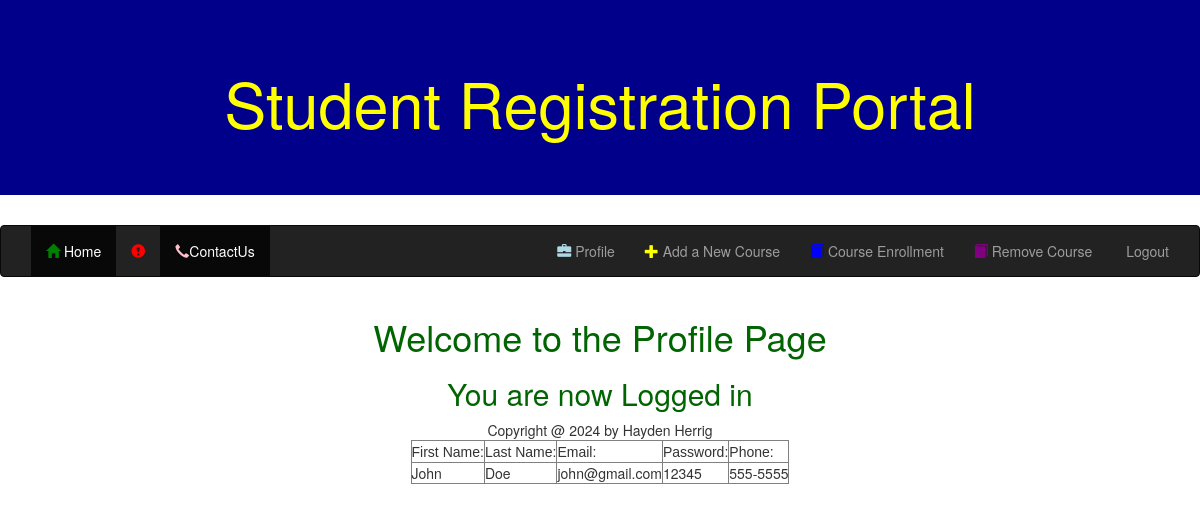
The app's page /profile.php (signed in) with its own data.
### tables this page shows
CREATE TABLE `tbluser` (
  `ID` int(6) NOT NULL,
  `email` varchar(50) NOT NULL,
  `password` text NOT NULL,
  `firstName` text NOT NULL,
  `lastName` text NOT NULL,
  `phone` varchar(12) NOT NULL
);

### profile.php (the view, shortened to what this page needs)
<!DOCTYPE html>
<html lang="en">
<head>
	<link rel="stylesheet" href="http://maxcdn.bootstrapcdn.com/bootstrap/3.3.7/css/bootstrap.min.css">
</head>
<body>
<?php include 'master.php';?>
	<div class="container text-center" style="color:darkgreen">
	<h1>Welcome to the Profile Page</h1>
	<h2> You are now Logged in</h2>
	</div>
<?php require('config.php');?>
<?php
echo '<table align = "center" border = "1" cellspacing="2" cellpadding = "2">
		<tr>
			<td><font face = "Arial">First Name: </font> </td>
			<td><font face = "Arial">Last Name: </font> </td>
			<td><font face = "Arial">Email: </font> </td>
			<td><font face = "Arial">Password: </font> </td>
			<td><font face = "Arial">Phone: </font> </td>
			</tr>';
$sql = "SELECT * FROM tbluser WHERE email = '".$_SESSION['login_user']."'";
$result=$con->query($sql);
if($result->num_rows > 0)
{
		while($row=$result->fetch_assoc())
		{
			$firstName = $row["firstName"];
			$lastName = $row["lastName"];
			$email = $row["email"];
			$password = $row["password"];
			$phone = $row["phone"];
			echo '<tr>
				<td>'.$firstName.'</td>
				<td>'.$lastName.'</td>
				<td>'.$email.'</td>
				<td>'.$password.'</td>
				<td>'.$phone.'</td>
				</tr>';
		}
}
	else
	{
		echo "0 results";
	}
?>
<?php include 'footer.php';?>
</body>
</html>

### records on screen
tbluser: firstName "John", lastName "Doe", email "john@gmail.com", password "12345", phone "555-5555"
